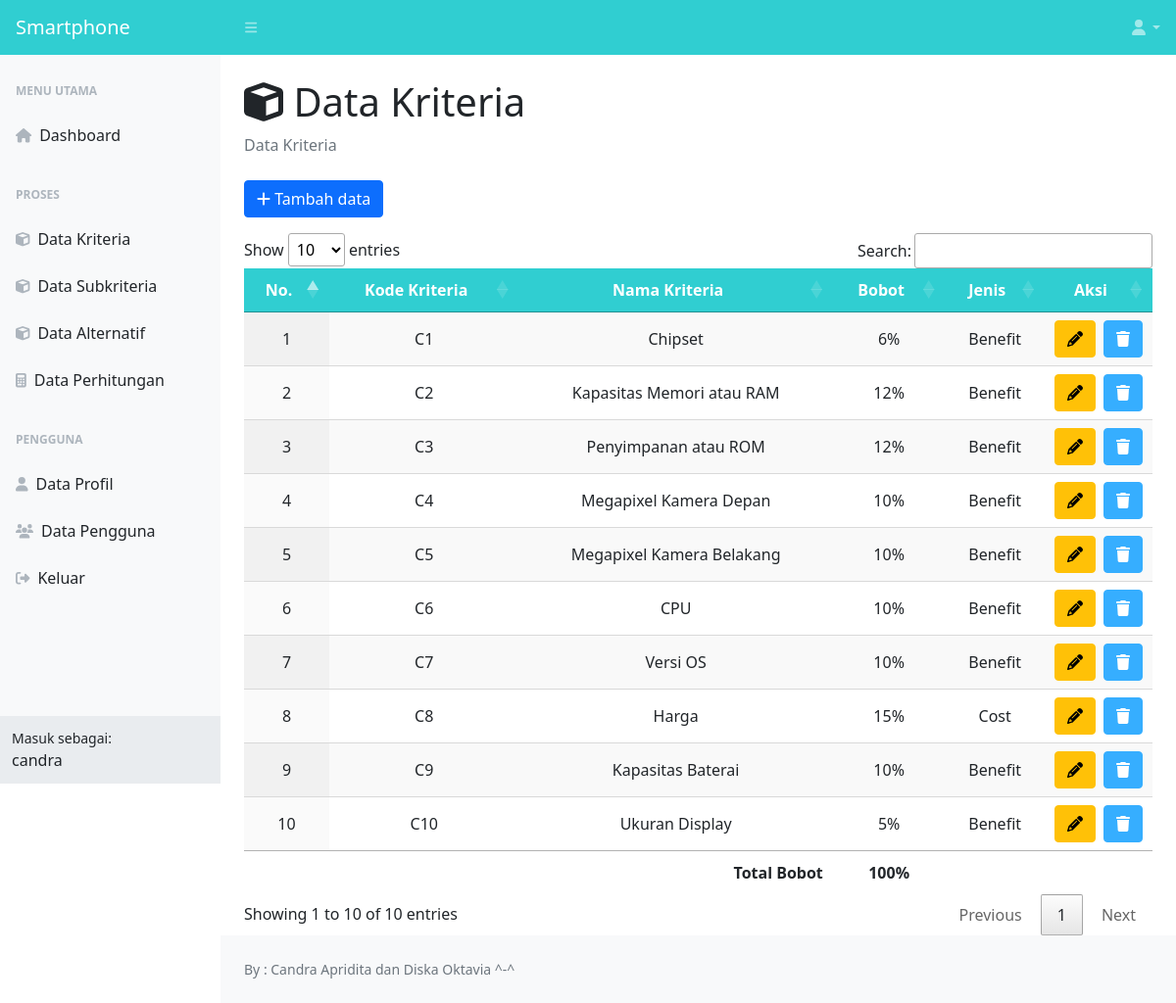
/data-kriteria.php (signed in), run on the app's committed database.
### tables this page shows
CREATE TABLE `kriteria` (
  `id_kriteria` int(11) NOT NULL,
  `kode_kriteria` varchar(10) NOT NULL,
  `nama_kriteria` varchar(25) NOT NULL,
  `jenis_kriteria` set('Benefit','Cost') NOT NULL,
  `bobot_kriteria` float NOT NULL
);

### data-kriteria.php (the view, shortened to what this page needs)
<?php
include 'koneksi.php';
?>
<!DOCTYPE html>
<html lang="en">
<head>
    <link href="css/styles_dash.css" rel="stylesheet" />
    <link rel="stylesheet" type="text/css" href="css/jquery.dataTables.css">
</head>
<body class="sb-nav-fixed">
    <nav class="sb-topnav navbar navbar-expand navbar-dark bg-primary hstack gap-3">
        <a class="navbar-brand ps-3" href="menu-utama.php">Smartphone</a>
        <button class="btn btn-link btn-sm order-1 order-lg-0 me-4 me-lg-0" id="sidebarToggle" href="#!"><i class="fas fa-bars"></i></button>
        <ul class="navbar-nav ms-auto pe-2">
            <li class="nav-item dropdown">
                <a class="nav-link dropdown-toggle" id="navbarDropdown" href="#" role="button" data-bs-toggle="dropdown" aria-expanded="false"><i class="fas fa-user fa-fw"></i></a>
            </li>
        </ul>
    </nav>
    <div id="layoutSidenav">
        <div id="layoutSidenav_nav">
            <nav class="sb-sidenav accordion sb-sidenav-light" id="sidenavAccordion">
                <div class="sb-sidenav-menu">
                    <div class="nav">
                        <div class="sb-sidenav-menu-heading">Menu Utama</div>
                        <a class="nav-link" href="menu-utama.php">
                            <div class="sb-nav-link-icon"><i class="fas fa-home"></i></div>
                            Dashboard
                        </a>
                        <div class="sb-sidenav-menu-heading">Proses</div>
                        <?php
                        if ($_SESSION['level'] == "Admin") {
                            echo "
                                <a class='nav-link' href='data-kriteria.php'>
                                    <div class='sb-nav-link-icon'><i class='fas fa-cube'></i></div>
                                    Data Kriteria
                                </a>
                                <a class='nav-link' href='data-subkriteria.php'>
                                    <div class='sb-nav-link-icon'><i class='fas fa-cube'></i></div>
                                    Data Subkriteria
                                </a>
                                ";
                        }
                        ?>
                        <a class="nav-link" href="data-alternatif.php">
                            <div class="sb-nav-link-icon"><i class="fas fa-cube"></i></div>
                            Data Alternatif
                        </a>
                        <a class="nav-link" href="data-perhitungan.php">
                            <div class="sb-nav-link-icon"><i class="fas fa-calculator"></i></div>
                            Data Perhitungan
                        </a>
                        <div class="sb-sidenav-menu-heading">Pengguna</div>
                        <a class="nav-link" href="data-profile.php">
                            <div class="sb-nav-link-icon"><i class="fas fa-user"></i></div>
                            Data Profil
                        </a>
                        <?php
                        if ($_SESSION['level'] == "Admin") {
                            echo "
                                <a class='nav-link' href='data-pengguna.php'>
                                    <div class='sb-nav-link-icon'><i class='fas fa-users'></i></div>
                                    Data Pengguna
                                </a>
                                ";
                        }
                        ?>
                        <a class="nav-link" href="#" data-bs-toggle="modal" data-bs-target="#keluar">
                            <div class="sb-nav-link-icon"><i class="fas fa-sign-out-alt"></i></div>
                            Keluar
                        </a>
                    </div>
                </div>
                <div class="sb-sidenav-footer">
                    <div class="small">Masuk sebagai:</div>
                    <?= $_SESSION['username']; ?>
                </div>
            </nav>
        </div>
        <div id="layoutSidenav_content">
            <main>
                <div class="container-fluid px-4">
                    <h1 class="mt-4"><i class="fas fa-cube"></i> Data Kriteria</h1>
                    <ol class="breadcrumb mb-4">
                        <li class="breadcrumb-item active">Data Kriteria</li>
                    </ol>
                    <div class="row">
                        <div class="col-sm-12">
                            <a class="btn btn-primary" data-bs-toggle="modal" data-bs-target="#tambah_data"><i class="fas fa-plus"></i> Tambah data</a>
                            <div class="table-responsive mt-3">
                                <table id="data-kriteria" class="cell-bordered display" width="100%">
                                    <thead class="bg-primary">
                                        <tr>
                                            <th class="text-center text-white">No.</th>
                                            <th class="text-center text-white">Kode Kriteria</th>
                                            <th class="text-center text-white">Nama Kriteria</th>
                                            <th class="text-center text-white">Bobot</th>
                                            <th class="text-center text-white">Jenis</th>
                                            <th class="text-center text-white">Aksi</th>
                                        </tr>
                                    </thead>
                                    <tbody>
                                        <?php
                                        $query = mysqli_query($koneksi, "SELECT * FROM kriteria");
                                        $no = 1;
                                        while ($baris = mysqli_fetch_array($query)) {
                                            echo "
                                                <tr>
                                                    <td class='text-center'>" . $no . "</td>
                                                    <td class='text-center'>" . $baris['kode_kriteria'] . "</td>
                                                    <td class='text-center'>" . $baris['nama_kriteria'] . "</td>
                                                    <td class='text-center'>" . ($baris['bobot_kriteria'] * 100) . "%</td>
                                                    <td class='text-center'>" . $baris['jenis_kriteria'] . "</td>
                                                    <td class='text-center'>
                                                        <div class='d-flex justify-content-center'>
                                                            <a class='btn btn-warning me-2' data-bs-toggle='modal' data-bs-target='#edit_data" . $baris['id_kriteria'] . "'><i class='fas fa-pencil'></i></a>
                                                            <a class='btn btn-danger' data-bs-toggle='modal' data-bs-target='#hapus_data" . $baris['id_kriteria'] . "'><i class='fas fa-trash'></i></a>
                                                        </div>
                                                    </td>
                                                </tr>
                                                ";
                                            $no++;
                                        }
                                        ?>
                                    </tbody>
                                    <tfoot>
                                        <tr>
                                            <th></th>
                                            <th></th>
                                            <th class="text-end">Total Bobot</th>
                                            <th class="text-center">
                                                <?php
                                                $baris = mysqli_fetch_array(mysqli_query($koneksi, "SELECT CAST(SUM(bobot_kriteria) AS DECIMAL(10,2)) AS bobot FROM kriteria"));
                                                echo ($baris['bobot'] * 100) . "%";
                                                ?>
                                            </th>
                                            <th></th>
                                            <th></th>
                                        </tr>
                                    </tfoot>
                                </table>
                            </div>
                        </div>
                    </div>
                </div>
            </main>
            <footer class="py-4 bg-light mt-auto">
                <div class="container-fluid px-4">
                    <div class="d-flex align-items-center justify-content-between small">
                        <div class="text-muted">By : Candra Apridita dan Diska Oktavia ^-^</div>
                    </div>
                </div>
            </footer>
        </div>
    </div>
</body>
</html>

### data on the page
kriteria: kode_kriteria "C1", nama_kriteria "Chipset", $baris['bobot_kriteria']*100 "6", jenis_kriteria "Benefit"
kriteria: kode_kriteria "C2", nama_kriteria "Kapasitas Memori atau RAM", $baris['bobot_kriteria']*100 "12", jenis_kriteria "Benefit"
kriteria: kode_kriteria "C3", nama_kriteria "Penyimpanan atau ROM", $baris['bobot_kriteria']*100 "12", jenis_kriteria "Benefit"
kriteria: kode_kriteria "C4", nama_kriteria "Megapixel Kamera Depan", $baris['bobot_kriteria']*100 "10", jenis_kriteria "Benefit"
kriteria: kode_kriteria "C5", nama_kriteria "Megapixel Kamera Belakang", $baris['bobot_kriteria']*100 "10", jenis_kriteria "Benefit"
kriteria: kode_kriteria "C6", nama_kriteria "CPU", $baris['bobot_kriteria']*100 "10", jenis_kriteria "Benefit"
kriteria: kode_kriteria "C7", nama_kriteria "Versi OS", $baris['bobot_kriteria']*100 "10", jenis_kriteria "Benefit"
kriteria: kode_kriteria "C8", nama_kriteria "Harga", $baris['bobot_kriteria']*100 "15", jenis_kriteria "Cost"
kriteria: kode_kriteria "C9", nama_kriteria "Kapasitas Baterai", $baris['bobot_kriteria']*100 "10", jenis_kriteria "Benefit"
kriteria: kode_kriteria "C10", nama_kriteria "Ukuran Display", $baris['bobot_kriteria']*100 "5", jenis_kriteria "Benefit"

### other printed values
$_SESSION['username'] "candra"
$baris['bobot'] * 100 "100"
